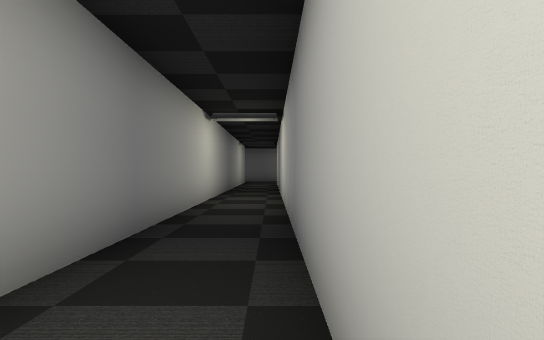
[1] (above)

12 first-person views from a walk through a scene from a Unity 3-D project. The camera is 1.4 m above the floor, looks level and sees 70° across. The floor is counted in squares, 2 m on a side. Each view is taken from the middle of a square. On the plan, view 1 faces up. The plan holds only what a view shows up to about 11 squares ahead; the rest is blank. The place goes on beyond the plan. The player character is not drawn.

[2]
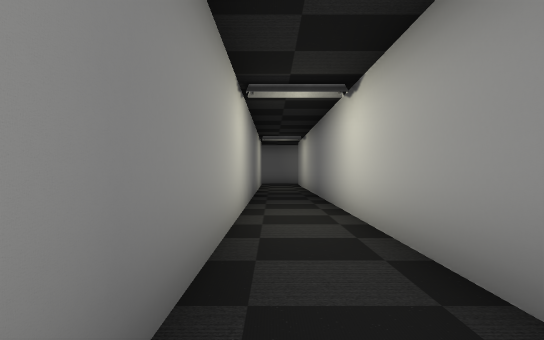

[3]
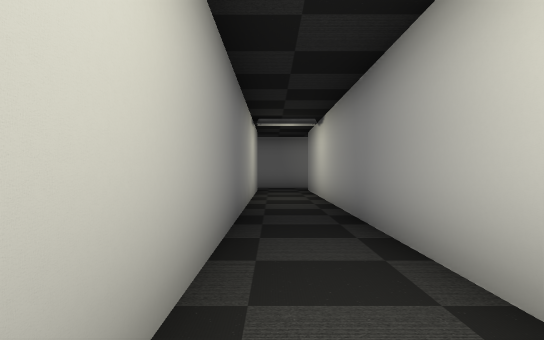

[4]
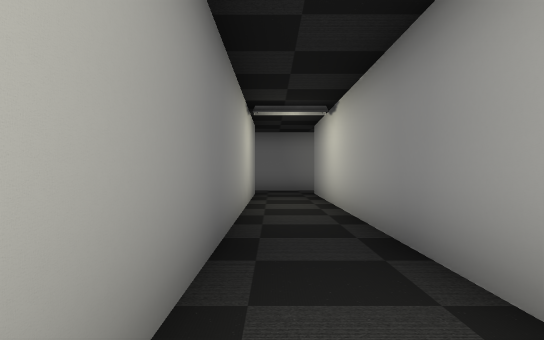

[5]
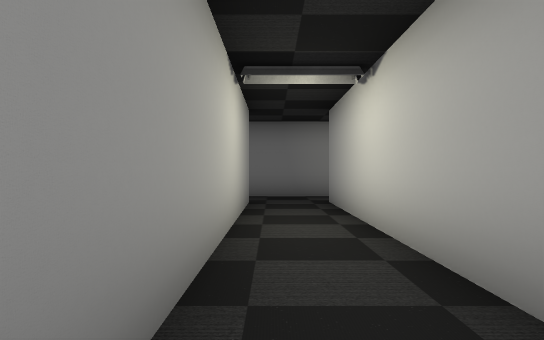

[6]
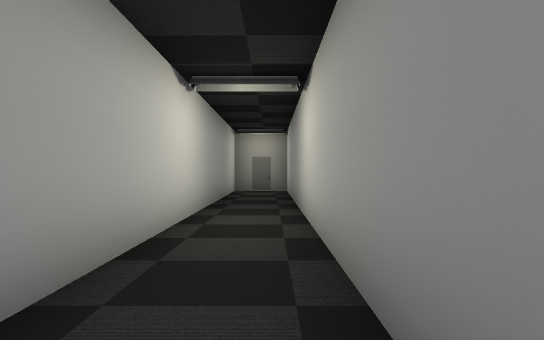

[7]
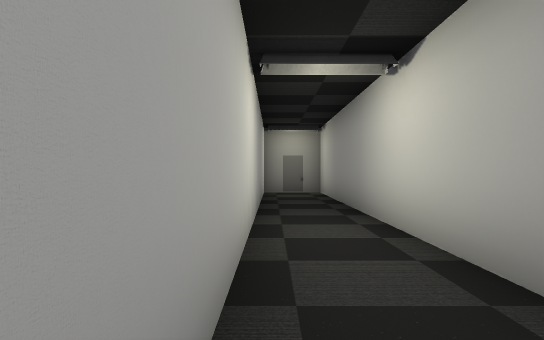

[8]
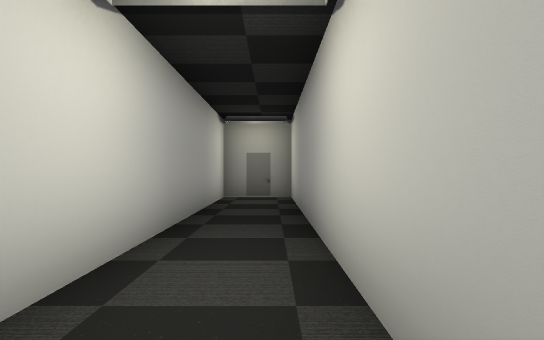

[9]
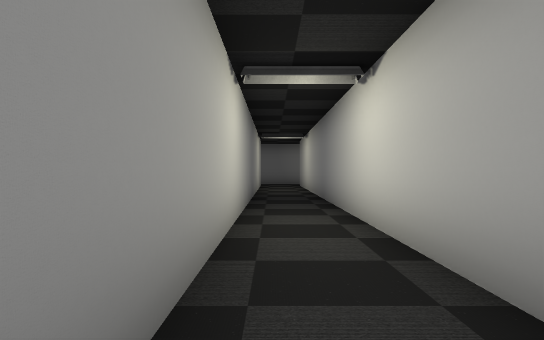

[10]
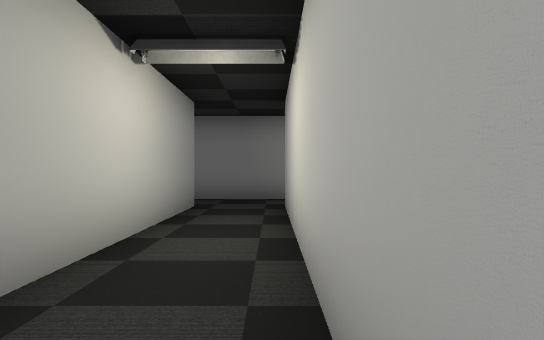

[11]
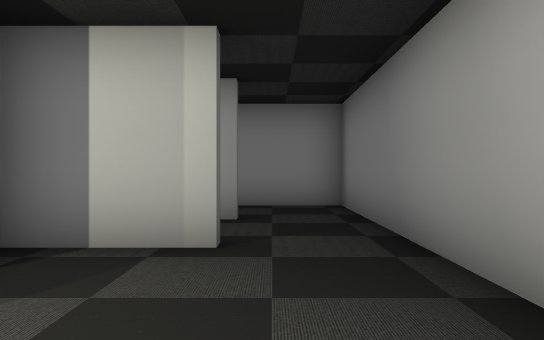

[12]
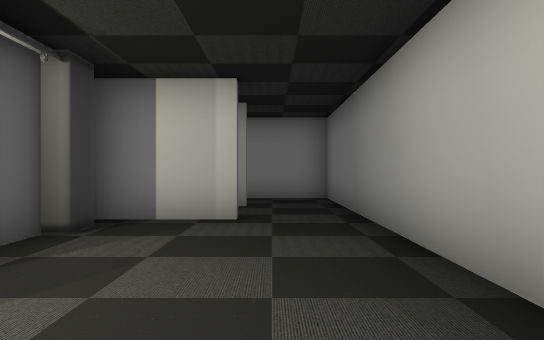

### Floor plan
Points are (right, up) in squares from view 1. A wall is a line through its corners. A room is listed if a view was taken in it or the views show most of it. See-through windows are left out.
Room 1 (views 1, 2, 3, 4, 5, 6, 7, 8, 9, 10)
walls: (-1.5, 21.5) (-1.5, -5.5); (0.3, -5.5) (0.3, 21.5); (-0.6, 23.4) (-2.6, 23.4)
ways out: opening at (0, 22) to room 2; opening at (-2, 22)
Room 2 (views 11, 12)
walls: (0.5, 21.5) (0.5, 19.5); (4.1, 23.4) (-0.6, 23.4)
ways out: opening at (0, 22) to room 1
objects: other object (1, 19) to (4, 19)

Positions as (right, up) in squares from view 1, and headings:
1: (0, 0), facing up
2: (-1, 3), facing up
3: (-1, 8), facing up
4: (-1, 10), facing up
5: (-1, 13), facing up
6: (-1, 5), facing down
7: (0, 4), facing down
8: (-1, 2), facing down
9: (-1, 4), facing up
10: (0, 14), facing up
11: (4, 22), facing left
12: (6, 22), facing left
